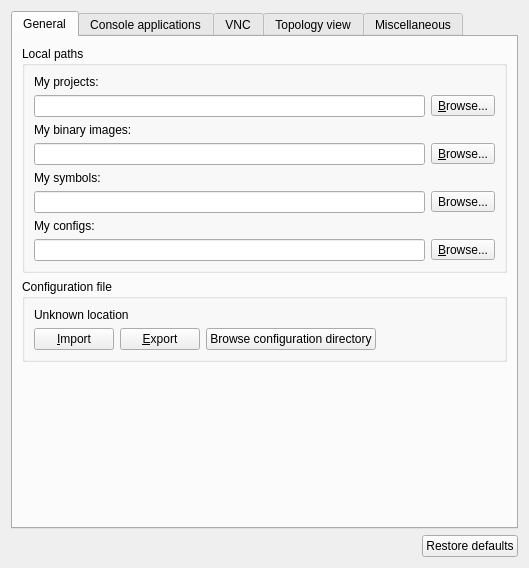
<?xml version="1.0" encoding="UTF-8"?>
<ui version="4.0">
 <class>GeneralPreferencesPageWidget</class>
 <widget class="QWidget" name="GeneralPreferencesPageWidget">
  <property name="geometry">
   <rect>
    <x>0</x>
    <y>0</y>
    <width>529</width>
    <height>568</height>
   </rect>
  </property>
  <property name="windowTitle">
   <string>General</string>
  </property>
  <layout class="QVBoxLayout" name="verticalLayout">
   <item>
    <widget class="QTabWidget" name="uiMiscTabWidget">
     <property name="sizePolicy">
      <sizepolicy hsizetype="MinimumExpanding" vsizetype="MinimumExpanding">
       <horstretch>0</horstretch>
       <verstretch>0</verstretch>
      </sizepolicy>
     </property>
     <property name="currentIndex">
      <number>0</number>
     </property>
     <widget class="QWidget" name="uiGeneralTab">
      <attribute name="title">
       <string>General</string>
      </attribute>
      <layout class="QVBoxLayout" name="verticalLayout_4">
       <item>
        <widget class="QGroupBox" name="uiLocalPathsGroupBox">
         <property name="title">
          <string>Local paths</string>
         </property>
         <layout class="QVBoxLayout" name="verticalLayout_7">
          <item>
           <widget class="QLabel" name="uiProjectsPathLabel">
            <property name="text">
             <string>My projects:</string>
            </property>
           </widget>
          </item>
          <item>
           <layout class="QHBoxLayout" name="horizontalLayout_2">
            <item>
             <widget class="QLineEdit" name="uiProjectsPathLineEdit">
              <property name="sizePolicy">
               <sizepolicy hsizetype="MinimumExpanding" vsizetype="Fixed">
                <horstretch>0</horstretch>
                <verstretch>0</verstretch>
               </sizepolicy>
              </property>
              <property name="toolTip">
               <string>Directory where your GNS3 projects are stored</string>
              </property>
             </widget>
            </item>
            <item>
             <widget class="QToolButton" name="uiProjectsPathToolButton">
              <property name="text">
               <string>&amp;Browse...</string>
              </property>
              <property name="toolButtonStyle">
               <enum>Qt::ToolButtonTextOnly</enum>
              </property>
             </widget>
            </item>
           </layout>
          </item>
          <item>
           <widget class="QLabel" name="uiImagesPathLabel">
            <property name="text">
             <string>My binary images:</string>
            </property>
           </widget>
          </item>
          <item>
           <layout class="QHBoxLayout" name="horizontalLayout_4">
            <item>
             <widget class="QLineEdit" name="uiImagesPathLineEdit">
              <property name="sizePolicy">
               <sizepolicy hsizetype="MinimumExpanding" vsizetype="Fixed">
                <horstretch>0</horstretch>
                <verstretch>0</verstretch>
               </sizepolicy>
              </property>
              <property name="toolTip">
               <string>Directory where your binary images (e.g. IOS) are stored</string>
              </property>
             </widget>
            </item>
            <item>
             <widget class="QToolButton" name="uiImagesPathToolButton">
              <property name="text">
               <string>&amp;Browse...</string>
              </property>
              <property name="toolButtonStyle">
               <enum>Qt::ToolButtonTextOnly</enum>
              </property>
             </widget>
            </item>
           </layout>
          </item>
          <item>
           <widget class="QLabel" name="label">
            <property name="text">
             <string>My symbols:</string>
            </property>
           </widget>
          </item>
          <item>
           <layout class="QHBoxLayout" name="horizontalLayout_3">
            <item>
             <widget class="QLineEdit" name="uiSymbolsPathLineEdit"/>
            </item>
            <item>
             <widget class="QToolButton" name="uiSymbolsPathToolButton">
              <property name="text">
               <string>Browse...</string>
              </property>
             </widget>
            </item>
           </layout>
          </item>
          <item>
           <widget class="QLabel" name="uiConfigsPathLabel">
            <property name="text">
             <string>My configs:</string>
            </property>
           </widget>
          </item>
          <item>
           <layout class="QHBoxLayout" name="horizontalLayout_7">
            <item>
             <widget class="QLineEdit" name="uiConfigsPathLineEdit">
              <property name="sizePolicy">
               <sizepolicy hsizetype="MinimumExpanding" vsizetype="Fixed">
                <horstretch>0</horstretch>
                <verstretch>0</verstretch>
               </sizepolicy>
              </property>
              <property name="toolTip">
               <string>Directory where your binary images (e.g. IOS) are stored</string>
              </property>
             </widget>
            </item>
            <item>
             <widget class="QToolButton" name="uiConfigsPathToolButton">
              <property name="text">
               <string>&amp;Browse...</string>
              </property>
              <property name="toolButtonStyle">
               <enum>Qt::ToolButtonTextOnly</enum>
              </property>
             </widget>
            </item>
           </layout>
          </item>
         </layout>
        </widget>
       </item>
       <item>
        <widget class="QGroupBox" name="uiConfigurationFileGroupBox">
         <property name="title">
          <string>Configuration file</string>
         </property>
         <layout class="QGridLayout" name="gridLayout">
          <item row="1" column="0">
           <layout class="QHBoxLayout" name="horizontalLayout">
            <item>
             <widget class="QPushButton" name="uiImportConfigurationFilePushButton">
              <property name="text">
               <string>&amp;Import</string>
              </property>
             </widget>
            </item>
            <item>
             <widget class="QPushButton" name="uiExportConfigurationFilePushButton">
              <property name="text">
               <string>&amp;Export</string>
              </property>
             </widget>
            </item>
            <item>
             <widget class="QPushButton" name="uiBrowseConfigurationPushButton">
              <property name="text">
               <string>Browse configuration directory</string>
              </property>
             </widget>
            </item>
            <item>
             <spacer name="horizontalSpacer">
              <property name="orientation">
               <enum>Qt::Horizontal</enum>
              </property>
              <property name="sizeHint" stdset="0">
               <size>
                <width>40</width>
                <height>20</height>
               </size>
              </property>
             </spacer>
            </item>
           </layout>
          </item>
          <item row="0" column="0">
           <widget class="QLabel" name="uiConfigurationFileLabel">
            <property name="text">
             <string>Unknown location</string>
            </property>
           </widget>
          </item>
         </layout>
        </widget>
       </item>
       <item>
        <spacer name="verticalSpacer_5">
         <property name="orientation">
          <enum>Qt::Vertical</enum>
         </property>
         <property name="sizeHint" stdset="0">
          <size>
           <width>20</width>
           <height>5</height>
          </size>
         </property>
        </spacer>
       </item>
      </layout>
     </widget>
     <widget class="QWidget" name="uiConsoleTab">
      <attribute name="title">
       <string>Console applications</string>
      </attribute>
      <layout class="QVBoxLayout" name="verticalLayout_3">
       <item>
        <widget class="QGroupBox" name="uiTelnetConsoleSettingsGroupBox">
         <property name="title">
          <string>Console settings</string>
         </property>
         <layout class="QVBoxLayout" name="verticalLayout_9">
          <item>
           <widget class="QLabel" name="uiTelnetConsoleCommandLabel">
            <property name="text">
             <string>Console application command for Telnet:</string>
            </property>
           </widget>
          </item>
          <item>
           <layout class="QHBoxLayout" name="horizontalLayout_9">
            <item>
             <widget class="QLineEdit" name="uiTelnetConsoleCommandLineEdit">
              <property name="sizePolicy">
               <sizepolicy hsizetype="MinimumExpanding" vsizetype="Fixed">
                <horstretch>0</horstretch>
                <verstretch>0</verstretch>
               </sizepolicy>
              </property>
              <property name="toolTip">
               <string>&lt;html&gt;&lt;head/&gt;&lt;body&gt;&lt;p&gt;Command line replacements:&lt;/p&gt;&lt;p&gt;%h = device server &lt;/p&gt;&lt;p&gt;%p = device port&lt;/p&gt;&lt;p&gt;%d = device hostname&lt;/p&gt;&lt;/body&gt;&lt;/html&gt;</string>
              </property>
              <property name="readOnly">
               <bool>true</bool>
              </property>
             </widget>
            </item>
            <item>
             <widget class="QPushButton" name="uiTelnetConsolePreconfiguredCommandPushButton">
              <property name="sizePolicy">
               <sizepolicy hsizetype="Maximum" vsizetype="Fixed">
                <horstretch>0</horstretch>
                <verstretch>0</verstretch>
               </sizepolicy>
              </property>
              <property name="text">
               <string>&amp;Edit</string>
              </property>
             </widget>
            </item>
           </layout>
          </item>
          <item>
           <widget class="QLabel" name="uiSerialConsoleCommandLabel">
            <property name="text">
             <string>Console application command for Serial:</string>
            </property>
           </widget>
          </item>
          <item>
           <layout class="QHBoxLayout" name="horizontalLayout_10">
            <item>
             <widget class="QLineEdit" name="uiSerialConsoleCommandLineEdit">
              <property name="sizePolicy">
               <sizepolicy hsizetype="MinimumExpanding" vsizetype="Fixed">
                <horstretch>0</horstretch>
                <verstretch>0</verstretch>
               </sizepolicy>
              </property>
              <property name="toolTip">
               <string>&lt;html&gt;&lt;head/&gt;&lt;body&gt;&lt;p&gt;Command line replacements:&lt;/p&gt;&lt;p&gt;%d = device hostname&lt;/p&gt;&lt;p&gt;%s = device pipe file&lt;/p&gt;&lt;/body&gt;&lt;/html&gt;</string>
              </property>
              <property name="readOnly">
               <bool>true</bool>
              </property>
             </widget>
            </item>
            <item>
             <widget class="QPushButton" name="uiSerialConsolePreconfiguredCommandPushButton">
              <property name="sizePolicy">
               <sizepolicy hsizetype="Maximum" vsizetype="Fixed">
                <horstretch>0</horstretch>
                <verstretch>0</verstretch>
               </sizepolicy>
              </property>
              <property name="text">
               <string>&amp;Edit</string>
              </property>
             </widget>
            </item>
           </layout>
          </item>
         </layout>
        </widget>
       </item>
       <item>
        <widget class="QGroupBox" name="uiConsoleMiscGroupBox">
         <property name="title">
          <string>Miscellaneous</string>
         </property>
         <layout class="QGridLayout" name="gridLayout_7">
          <item row="0" column="0">
           <widget class="QCheckBox" name="uiCloseConsoleWindowsOnDeleteCheckBox">
            <property name="text">
             <string>Close any connected console window when deleting a node</string>
            </property>
           </widget>
          </item>
          <item row="1" column="0">
           <widget class="QCheckBox" name="uiBringConsoleWindowToFrontCheckBox">
            <property name="toolTip">
             <string>&lt;html&gt;This option will attempt to bring existing opened console window to front, instead of opening a new window.&lt;br&gt;If no existing opened console window exists, it will start a new  console window.&lt;/html&gt;</string>
            </property>
            <property name="text">
             <string>Bring console window to front (experimental feature)</string>
            </property>
           </widget>
          </item>
          <item row="2" column="0">
           <widget class="QLabel" name="uiSlowConsoleAllLabel">
            <property name="text">
             <string>Delay between each console launch when consoling to all devices:</string>
            </property>
           </widget>
          </item>
          <item row="3" column="0">
           <widget class="QSpinBox" name="uiDelayConsoleAllSpinBox">
            <property name="suffix">
             <string> ms</string>
            </property>
            <property name="maximum">
             <number>10000</number>
            </property>
            <property name="value">
             <number>500</number>
            </property>
           </widget>
          </item>
         </layout>
        </widget>
       </item>
       <item>
        <spacer name="verticalSpacer_4">
         <property name="orientation">
          <enum>Qt::Vertical</enum>
         </property>
         <property name="sizeHint" stdset="0">
          <size>
           <width>20</width>
           <height>5</height>
          </size>
         </property>
        </spacer>
       </item>
      </layout>
     </widget>
     <widget class="QWidget" name="uiVNCTab">
      <attribute name="title">
       <string>VNC</string>
      </attribute>
      <layout class="QVBoxLayout" name="verticalLayout_6">
       <item>
        <widget class="QGroupBox" name="uiVNCConsoleSettingsGroupBox">
         <property name="title">
          <string>Settings for VNC connections</string>
         </property>
         <layout class="QVBoxLayout" name="verticalLayout_8">
          <item>
           <widget class="QLabel" name="uiVNCConsoleCommandLabel">
            <property name="text">
             <string>Console application command for VNC:</string>
            </property>
           </widget>
          </item>
          <item>
           <layout class="QHBoxLayout" name="horizontalLayout_8">
            <item>
             <widget class="QLineEdit" name="uiVNCConsoleCommandLineEdit">
              <property name="sizePolicy">
               <sizepolicy hsizetype="MinimumExpanding" vsizetype="Fixed">
                <horstretch>0</horstretch>
                <verstretch>0</verstretch>
               </sizepolicy>
              </property>
              <property name="toolTip">
               <string>&lt;html&gt;&lt;head/&gt;&lt;body&gt;&lt;p&gt;Command line replacements:&lt;/p&gt;&lt;p&gt;%h = device server &lt;/p&gt;&lt;p&gt;%p = device port&lt;/p&gt;&lt;p&gt;%d = device hostname&lt;/p&gt;&lt;/body&gt;&lt;/html&gt;</string>
              </property>
              <property name="readOnly">
               <bool>true</bool>
              </property>
             </widget>
            </item>
            <item>
             <widget class="QPushButton" name="uiVNCConsolePreconfiguredCommandPushButton">
              <property name="sizePolicy">
               <sizepolicy hsizetype="Maximum" vsizetype="Fixed">
                <horstretch>0</horstretch>
                <verstretch>0</verstretch>
               </sizepolicy>
              </property>
              <property name="text">
               <string>&amp;Edit</string>
              </property>
             </widget>
            </item>
           </layout>
          </item>
          <item>
           <spacer name="verticalSpacer_3">
            <property name="orientation">
             <enum>Qt::Vertical</enum>
            </property>
            <property name="sizeHint" stdset="0">
             <size>
              <width>20</width>
              <height>5</height>
             </size>
            </property>
           </spacer>
          </item>
         </layout>
        </widget>
       </item>
      </layout>
     </widget>
     <widget class="QWidget" name="uiSceneTab">
      <attribute name="title">
       <string>Topology view</string>
      </attribute>
      <layout class="QGridLayout" name="gridLayout_8">
       <item row="0" column="0">
        <widget class="QLabel" name="uiSceneWidthLabel">
         <property name="text">
          <string>Default width:</string>
         </property>
        </widget>
       </item>
       <item row="2" column="0">
        <widget class="QLabel" name="uiSceneHeightLabel">
         <property name="text">
          <string>Default height:</string>
         </property>
        </widget>
       </item>
       <item row="4" column="0" colspan="2">
        <widget class="QCheckBox" name="uiRectangleSelectedItemCheckBox">
         <property name="text">
          <string>Draw a rectangle when an item is selected</string>
         </property>
         <property name="checked">
          <bool>true</bool>
         </property>
        </widget>
       </item>
       <item row="5" column="0">
        <widget class="QCheckBox" name="uiDrawLinkStatusPointsCheckBox">
         <property name="text">
          <string>Draw link status points</string>
         </property>
         <property name="checked">
          <bool>true</bool>
         </property>
        </widget>
       </item>
       <item row="6" column="0" colspan="2">
        <widget class="QCheckBox" name="uiLinkManualModeCheckBox">
         <property name="text">
          <string>Always use manual mode when adding links</string>
         </property>
         <property name="checked">
          <bool>true</bool>
         </property>
        </widget>
       </item>
       <item row="7" column="0">
        <widget class="QLabel" name="uiLabelPreviewLabel">
         <property name="text">
          <string>Default label style:</string>
         </property>
        </widget>
       </item>
       <item row="8" column="0" colspan="2">
        <widget class="QPlainTextEdit" name="uiDefaultLabelStylePlainTextEdit">
         <property name="sizePolicy">
          <sizepolicy hsizetype="MinimumExpanding" vsizetype="Expanding">
           <horstretch>0</horstretch>
           <verstretch>0</verstretch>
          </sizepolicy>
         </property>
         <property name="maximumSize">
          <size>
           <width>16777215</width>
           <height>50</height>
          </size>
         </property>
         <property name="readOnly">
          <bool>true</bool>
         </property>
         <property name="plainText">
          <string>AaBbYyZz</string>
         </property>
        </widget>
       </item>
       <item row="9" column="0" colspan="2">
        <layout class="QHBoxLayout" name="horizontalLayout_5">
         <item>
          <widget class="QPushButton" name="uiDefaultLabelFontPushButton">
           <property name="text">
            <string>&amp;Select default font</string>
           </property>
          </widget>
         </item>
         <item>
          <widget class="QPushButton" name="uiDefaultLabelColorPushButton">
           <property name="text">
            <string>&amp;Select default color</string>
           </property>
          </widget>
         </item>
         <item>
          <spacer name="horizontalSpacer_3">
           <property name="orientation">
            <enum>Qt::Horizontal</enum>
           </property>
           <property name="sizeHint" stdset="0">
            <size>
             <width>40</width>
             <height>20</height>
            </size>
           </property>
          </spacer>
         </item>
        </layout>
       </item>
       <item row="3" column="0" colspan="2">
        <widget class="QSpinBox" name="uiSceneHeightSpinBox">
         <property name="suffix">
          <string> pixels</string>
         </property>
         <property name="minimum">
          <number>500</number>
         </property>
         <property name="maximum">
          <number>1000000</number>
         </property>
         <property name="singleStep">
          <number>100</number>
         </property>
         <property name="value">
          <number>1000</number>
         </property>
        </widget>
       </item>
       <item row="1" column="0" colspan="2">
        <widget class="QSpinBox" name="uiSceneWidthSpinBox">
         <property name="suffix">
          <string> pixels</string>
         </property>
         <property name="minimum">
          <number>500</number>
         </property>
         <property name="maximum">
          <number>1000000</number>
         </property>
         <property name="singleStep">
          <number>100</number>
         </property>
         <property name="value">
          <number>2000</number>
         </property>
        </widget>
       </item>
       <item row="10" column="0">
        <spacer name="verticalSpacer_2">
         <property name="orientation">
          <enum>Qt::Vertical</enum>
         </property>
         <property name="sizeHint" stdset="0">
          <size>
           <width>20</width>
           <height>5</height>
          </size>
         </property>
        </spacer>
       </item>
      </layout>
     </widget>
     <widget class="QWidget" name="tab">
      <attribute name="title">
       <string>Miscellaneous</string>
      </attribute>
      <layout class="QVBoxLayout" name="verticalLayout_2">
       <item>
        <widget class="QCheckBox" name="uiLaunchNewProjectDialogCheckBox">
         <property name="text">
          <string>Launch the new project dialog on startup</string>
         </property>
         <property name="checked">
          <bool>true</bool>
         </property>
        </widget>
       </item>
       <item>
        <widget class="QCheckBox" name="uiAutoScreenshotCheckBox">
         <property name="text">
          <string>Automatically take a screenshot when saving a project</string>
         </property>
         <property name="checked">
          <bool>true</bool>
         </property>
        </widget>
       </item>
       <item>
        <widget class="QCheckBox" name="uiCheckForUpdateCheckBox">
         <property name="text">
          <string>Automatically check for update</string>
         </property>
         <property name="checked">
          <bool>true</bool>
         </property>
        </widget>
       </item>
       <item>
        <widget class="QCheckBox" name="uiCrashReportCheckBox">
         <property name="text">
          <string>Send anonymous crash reports</string>
         </property>
         <property name="checked">
          <bool>true</bool>
         </property>
        </widget>
       </item>
       <item>
        <widget class="QCheckBox" name="uiStatsCheckBox">
         <property name="text">
          <string>Send anonymous usage statistics</string>
         </property>
         <property name="checked">
          <bool>true</bool>
         </property>
        </widget>
       </item>
       <item>
        <widget class="QCheckBox" name="uiExperimentalFeaturesCheckBox">
         <property name="text">
          <string>Enable experimental features (dangerous, restart required)</string>
         </property>
        </widget>
       </item>
       <item>
        <widget class="QLabel" name="uiSlowStartAllLabel">
         <property name="text">
          <string>Delay between each device start when starting all devices:</string>
         </property>
        </widget>
       </item>
       <item>
        <widget class="QSpinBox" name="uiSlowStartAllSpinBox">
         <property name="suffix">
          <string> seconds</string>
         </property>
         <property name="minimum">
          <number>0</number>
         </property>
         <property name="maximum">
          <number>10000</number>
         </property>
         <property name="value">
          <number>0</number>
         </property>
        </widget>
       </item>
       <item>
        <spacer name="verticalSpacer">
         <property name="orientation">
          <enum>Qt::Vertical</enum>
         </property>
         <property name="sizeHint" stdset="0">
          <size>
           <width>20</width>
           <height>5</height>
          </size>
         </property>
        </spacer>
       </item>
      </layout>
     </widget>
    </widget>
   </item>
   <item>
    <layout class="QHBoxLayout" name="horizontalLayout_6">
     <item>
      <spacer name="horizontalSpacer_2">
       <property name="orientation">
        <enum>Qt::Horizontal</enum>
       </property>
       <property name="sizeHint" stdset="0">
        <size>
         <width>324</width>
         <height>20</height>
        </size>
       </property>
      </spacer>
     </item>
     <item>
      <widget class="QPushButton" name="uiRestoreDefaultsPushButton">
       <property name="text">
        <string>Restore defaults</string>
       </property>
      </widget>
     </item>
    </layout>
   </item>
  </layout>
 </widget>
 <resources/>
 <connections/>
</ui>
